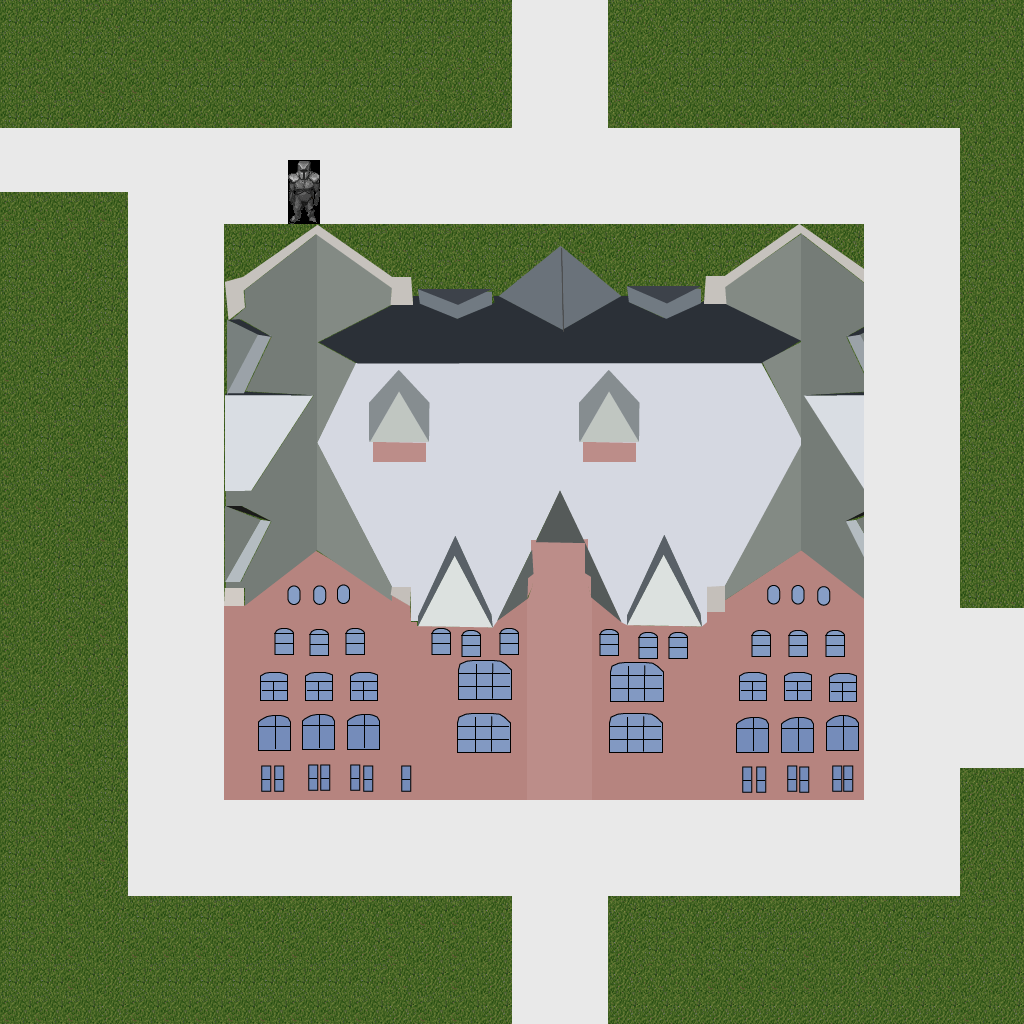

The image is a tile-based game level rendered from a .tmx file. Its description and source (layers, tilesets, objects; grid data summarised) follow:
An orthogonal 32x32 tile map with 32x32 px tiles, 2 tile layers (background, Tile Layer 1), 3 tilesets and 15 objects (x, old_main, grass1, grass2, grass3, ...).

<map version="1.0" orientation="orthogonal" renderorder="right-down" width="32" height="32" tilewidth="32" tileheight="32" nextobjectid="26">
 <tileset firstgid="1" name="old_main" tilewidth="32" tileheight="32" tilecount="360" columns="20">
  <image source="old_main_map.png" width="669" height="598" />
 </tileset>
 <tileset firstgid="361" name="general" tilewidth="32" tileheight="32" tilecount="256" columns="16">
  <image source="tileset.png" width="512" height="512" />
 </tileset>
 <tileset firstgid="617" name="road" tilewidth="32" tileheight="32" tilecount="9" columns="3">
  <image source="road.png" width="100" height="100" />
 </tileset>
 <layer name="background" width="32" height="32">
  <data>[1024 cells, 1024 non-empty, 10 distinct tile ids]</data>
 </layer>
 <objectgroup name="CollisionBoxes">
  <object id="4" name="x" x="288" y="159" width="32" height="65" />
  <object id="9" name="old_main" x="228" y="227" width="637" height="557" />
  <object id="10" name="grass1" x="0" y="2" width="510" height="124" />
  <object id="11" name="grass2" x="2" y="196" width="118" height="709" />
  <object id="13" name="grass3" x="3" y="906" width="497" height="118" />
  <object id="14" name="grass4" x="623" y="912" width="399" height="112" />
  <object id="15" name="grass5" x="974" y="772" width="50" height="122" />
  <object id="16" name="grass6" x="975" y="131" width="51" height="473" />
  <object id="17" name="grass7" x="611" y="4" width="408" height="120" />
  <object id="18" x="-2" y="0" width="3" height="1024" />
  <object id="19" x="0" y="1024" width="1024" height="2" />
  <object id="21" x="1023" y="0" width="2" height="1024" />
  <object id="22" x="0" y="-1" width="1024" height="2" />
 </objectgroup>
 <objectgroup name="Doors">
  <object id="23" name="Door1" x="544" y="770" width="31" height="29" />
  <object id="25" name="Door2" x="223" y="512" width="33" height="31" />
 </objectgroup>
 <layer name="Tile Layer 1" width="32" height="32">
  <data>[1024 cells, 361 non-empty, 360 distinct tile ids]</data>
 </layer>
</map>
